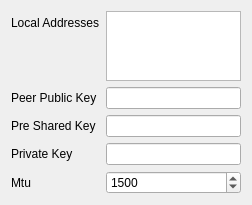
<?xml version="1.0" encoding="UTF-8"?>
<ui version="4.0">
 <class>WireGuardOutEditor</class>
 <widget class="QWidget" name="WireGuardOutEditor">
  <property name="geometry">
   <rect>
    <x>0</x>
    <y>0</y>
    <width>252</width>
    <height>190</height>
   </rect>
  </property>
  <property name="windowTitle">
   <string>Form</string>
  </property>
  <layout class="QFormLayout" name="formLayout">
   <item row="0" column="0">
    <widget class="QLabel" name="labelLocalAddresses">
     <property name="text">
      <string>Local Addresses</string>
     </property>
    </widget>
   </item>
   <item row="0" column="1">
    <widget class="QPlainTextEdit" name="textLocalAddresses" />
   </item>
   <item row="1" column="0">
    <widget class="QLabel" name="labelPeerPublicKey">
     <property name="text">
      <string>Peer Public Key</string>
     </property>
    </widget>
   </item>
   <item row="1" column="1">
    <widget class="QLineEdit" name="textPeerPublicKey"></widget>
   </item>
   <item row="2" column="0">
    <widget class="QLabel" name="labePreSharedKey">
     <property name="text">
      <string>Pre Shared Key</string>
     </property>
    </widget>
   </item>
   <item row="2" column="1">
    <widget class="QLineEdit" name="textPreSharedKey"></widget>
   </item>
   <item row="3" column="0">
    <widget class="QLabel" name="labelPrivateKey">
     <property name="text">
      <string>Private Key</string>
     </property>
    </widget>
   </item>
   <item row="3" column="1">
    <widget class="QLineEdit" name="textPrivateKey"></widget>
   </item>
   <item row="4" column="0">
    <widget class="QLabel" name="labeMtu">
     <property name="text">
      <string>Mtu</string>
     </property>
    </widget>
   </item>
   <item row="4" column="1">
    <widget class="QSpinBox" name="spinBoxMtu">
     <property name="minimum">
      <number>0</number>
     </property>
     <property name="maximum">
      <number>10000</number>
     </property>
     <property name="value">
      <number>1500</number>
     </property>
    </widget>
   </item>
  </layout>
 </widget>
 <resources />
 <connections />
</ui>
